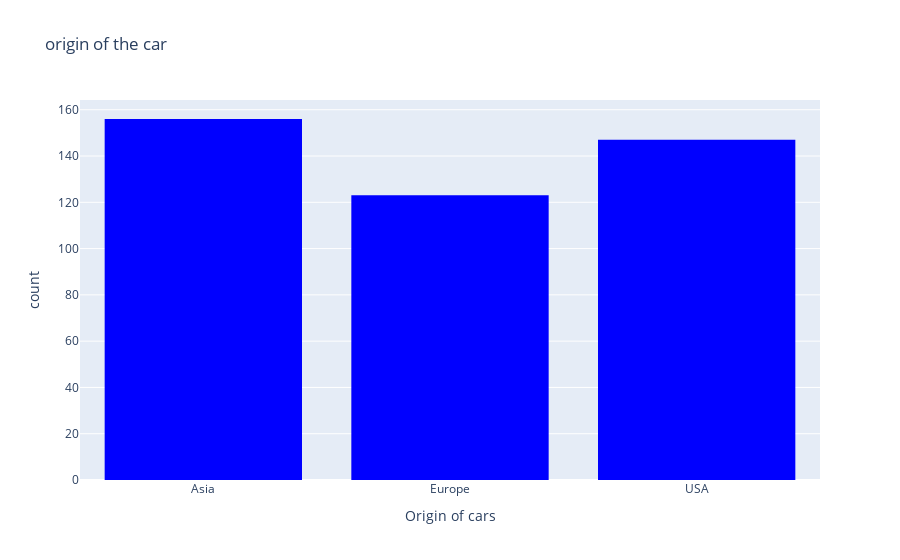

Write notebook code for a chart like this one.
### Code cell
fig = px.histogram(df, x = 'Origin', 
                  labels= {'Origin': 'Origin of cars'},
                  title = 'origin of the car',
                  color_discrete_sequence=['blue'])
fig.show()

### Figure 1 — Plotly figure (JSON) as saved in the notebook; plotly's stock layout.template omitted (floating-point values rounded to 4 significant figures; data arrays with more than 128 entries replaced by an {"elided": "..."} marker saying what was removed)
{"data": [{"alignmentgroup": "True", "bingroup": "x", "hovertemplate": "Origin of cars=%{x}<br>count=%{y}<extra></extra>", "legendgroup": "", "marker": {"color": "blue", "pattern": {"shape": ""}}, "name": "", "offsetgroup": "", "orientation": "v", "showlegend": false, "type": "histogram", "x": {"elided": "426 str values"}, "xaxis": "x", "yaxis": "y"}], "layout": {"autosize": true, "barmode": "relative", "legend": {"tracegroupgap": 0}, "title": {"text": "origin of the car"}, "xaxis": {"anchor": "y", "autorange": true, "domain": [0, 1], "range": [-0.5, 2.5], "title": {"text": "Origin of cars"}, "type": "category"}, "yaxis": {"anchor": "x", "autorange": true, "domain": [0, 1], "range": [0, 164.2], "title": {"text": "count"}}}}
